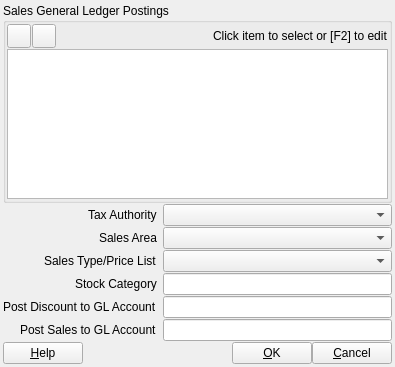
<?xml version="1.0" encoding="UTF-8"?>
<ui version="4.0">
 <class>ACC_SalesGlPostingDialog</class>
 <widget class="QDialog" name="ACC_SalesGlPostingDialog">
  <property name="geometry">
   <rect>
    <x>0</x>
    <y>0</y>
    <width>395</width>
    <height>367</height>
   </rect>
  </property>
  <property name="windowTitle">
   <string>Dialog</string>
  </property>
  <layout class="QGridLayout" name="gridLayout_2">
   <property name="leftMargin">
    <number>3</number>
   </property>
   <property name="topMargin">
    <number>3</number>
   </property>
   <property name="rightMargin">
    <number>3</number>
   </property>
   <property name="bottomMargin">
    <number>3</number>
   </property>
   <property name="horizontalSpacing">
    <number>3</number>
   </property>
   <property name="verticalSpacing">
    <number>1</number>
   </property>
   <item row="0" column="0">
    <widget class="QGroupBox" name="groupBox">
     <property name="sizePolicy">
      <sizepolicy hsizetype="Expanding" vsizetype="Expanding">
       <horstretch>0</horstretch>
       <verstretch>0</verstretch>
      </sizepolicy>
     </property>
     <property name="title">
      <string>Sales General Ledger Postings</string>
     </property>
     <layout class="QGridLayout" name="gridLayout">
      <property name="leftMargin">
       <number>1</number>
      </property>
      <property name="topMargin">
       <number>1</number>
      </property>
      <property name="rightMargin">
       <number>1</number>
      </property>
      <property name="bottomMargin">
       <number>1</number>
      </property>
      <property name="spacing">
       <number>1</number>
      </property>
      <item row="0" column="0">
       <layout class="QHBoxLayout" name="horizontalLayout_2">
        <property name="spacing">
         <number>1</number>
        </property>
        <item>
         <widget class="QToolButton" name="pbAdd">
          <property name="minimumSize">
           <size>
            <width>24</width>
            <height>24</height>
           </size>
          </property>
          <property name="maximumSize">
           <size>
            <width>24</width>
            <height>24</height>
           </size>
          </property>
          <property name="toolTip">
           <string>Add posting</string>
          </property>
          <property name="text">
           <string/>
          </property>
          <property name="icon">
           <iconset resource="../../../db/src/gui/db.qrc">
            <normaloff>:/images/icons/add.png</normaloff>:/images/icons/add.png</iconset>
          </property>
          <property name="iconSize">
           <size>
            <width>16</width>
            <height>16</height>
           </size>
          </property>
         </widget>
        </item>
        <item>
         <widget class="QToolButton" name="pbDelete">
          <property name="minimumSize">
           <size>
            <width>24</width>
            <height>24</height>
           </size>
          </property>
          <property name="maximumSize">
           <size>
            <width>24</width>
            <height>24</height>
           </size>
          </property>
          <property name="toolTip">
           <string>Delete posting</string>
          </property>
          <property name="text">
           <string/>
          </property>
          <property name="icon">
           <iconset>
            <normalon>:/images/icons/delete.png</normalon>
           </iconset>
          </property>
          <property name="iconSize">
           <size>
            <width>16</width>
            <height>16</height>
           </size>
          </property>
         </widget>
        </item>
        <item>
         <spacer name="horizontalSpacer_2">
          <property name="orientation">
           <enum>Qt::Horizontal</enum>
          </property>
          <property name="sizeHint" stdset="0">
           <size>
            <width>40</width>
            <height>20</height>
           </size>
          </property>
         </spacer>
        </item>
        <item>
         <widget class="QLabel" name="lblTvInfo">
          <property name="text">
           <string>Click item to select or [F2] to edit</string>
          </property>
         </widget>
        </item>
       </layout>
      </item>
      <item row="1" column="0">
       <widget class="QTableView" name="tvPostings"/>
      </item>
     </layout>
    </widget>
   </item>
   <item row="1" column="0">
    <layout class="QFormLayout" name="formLayout_2">
     <property name="fieldGrowthPolicy">
      <enum>QFormLayout::AllNonFixedFieldsGrow</enum>
     </property>
     <property name="labelAlignment">
      <set>Qt::AlignRight|Qt::AlignTrailing|Qt::AlignVCenter</set>
     </property>
     <property name="horizontalSpacing">
      <number>6</number>
     </property>
     <property name="verticalSpacing">
      <number>1</number>
     </property>
     <item row="0" column="0">
      <widget class="QLabel" name="label_2">
       <property name="text">
        <string>Tax Authority</string>
       </property>
      </widget>
     </item>
     <item row="0" column="1">
      <widget class="QComboBox" name="cbTaxAuthority">
       <property name="minimumSize">
        <size>
         <width>150</width>
         <height>0</height>
        </size>
       </property>
       <property name="maximumSize">
        <size>
         <width>250</width>
         <height>16777215</height>
        </size>
       </property>
      </widget>
     </item>
     <item row="1" column="0">
      <widget class="QLabel" name="label_10">
       <property name="text">
        <string>Sales Area</string>
       </property>
      </widget>
     </item>
     <item row="1" column="1">
      <widget class="QComboBox" name="cbSalesArea">
       <property name="minimumSize">
        <size>
         <width>150</width>
         <height>0</height>
        </size>
       </property>
       <property name="maximumSize">
        <size>
         <width>250</width>
         <height>16777215</height>
        </size>
       </property>
      </widget>
     </item>
     <item row="2" column="1">
      <widget class="QComboBox" name="cbSalesType">
       <property name="minimumSize">
        <size>
         <width>150</width>
         <height>0</height>
        </size>
       </property>
       <property name="maximumSize">
        <size>
         <width>250</width>
         <height>16777215</height>
        </size>
       </property>
      </widget>
     </item>
     <item row="3" column="0">
      <widget class="QLabel" name="lblStockCategory">
       <property name="text">
        <string>Stock Category</string>
       </property>
      </widget>
     </item>
     <item row="4" column="0">
      <widget class="QLabel" name="label">
       <property name="text">
        <string>Post Discount to GL Account</string>
       </property>
      </widget>
     </item>
     <item row="4" column="1">
      <layout class="QHBoxLayout" name="horizontalLayout_4">
       <property name="spacing">
        <number>3</number>
       </property>
       <item>
        <widget class="RB_IdxLineEdit" name="ileDiscountGlAccount"/>
       </item>
      </layout>
     </item>
     <item row="5" column="0">
      <widget class="QLabel" name="label_13">
       <property name="text">
        <string>Post Sales to GL Account</string>
       </property>
      </widget>
     </item>
     <item row="5" column="1">
      <layout class="QHBoxLayout" name="horizontalLayout_3">
       <property name="spacing">
        <number>3</number>
       </property>
       <item>
        <widget class="RB_IdxLineEdit" name="ileSalesGlAccount"/>
       </item>
      </layout>
     </item>
     <item row="2" column="0">
      <widget class="QLabel" name="lblSalesType">
       <property name="text">
        <string>Sales Type/Price List</string>
       </property>
      </widget>
     </item>
     <item row="3" column="1">
      <widget class="RB_IdxLineEdit" name="ileStockCategory"/>
     </item>
    </layout>
   </item>
   <item row="2" column="0">
    <layout class="QHBoxLayout" name="horizontalLayout">
     <item>
      <widget class="QPushButton" name="pbHelp">
       <property name="text">
        <string>&amp;Help</string>
       </property>
       <property name="autoDefault">
        <bool>false</bool>
       </property>
      </widget>
     </item>
     <item>
      <spacer name="horizontalSpacer">
       <property name="orientation">
        <enum>Qt::Horizontal</enum>
       </property>
       <property name="sizeHint" stdset="0">
        <size>
         <width>40</width>
         <height>20</height>
        </size>
       </property>
      </spacer>
     </item>
     <item>
      <widget class="QPushButton" name="pbOk">
       <property name="text">
        <string>&amp;OK</string>
       </property>
       <property name="autoDefault">
        <bool>false</bool>
       </property>
      </widget>
     </item>
     <item>
      <widget class="QPushButton" name="pbCancel">
       <property name="text">
        <string>&amp;Cancel</string>
       </property>
       <property name="autoDefault">
        <bool>false</bool>
       </property>
      </widget>
     </item>
    </layout>
   </item>
  </layout>
 </widget>
 <customwidgets>
  <customwidget>
   <class>RB_IdxLineEdit</class>
   <extends>QLineEdit</extends>
   <header>rb_idxlineedit.h</header>
  </customwidget>
 </customwidgets>
 <tabstops>
  <tabstop>tvPostings</tabstop>
  <tabstop>pbAdd</tabstop>
  <tabstop>pbDelete</tabstop>
  <tabstop>cbTaxAuthority</tabstop>
  <tabstop>cbSalesArea</tabstop>
  <tabstop>cbSalesType</tabstop>
  <tabstop>ileStockCategory</tabstop>
  <tabstop>ileDiscountGlAccount</tabstop>
  <tabstop>ileSalesGlAccount</tabstop>
  <tabstop>pbOk</tabstop>
  <tabstop>pbCancel</tabstop>
  <tabstop>pbHelp</tabstop>
 </tabstops>
 <resources>
  <include location="../../../db/src/gui/db.qrc"/>
 </resources>
 <connections/>
</ui>
